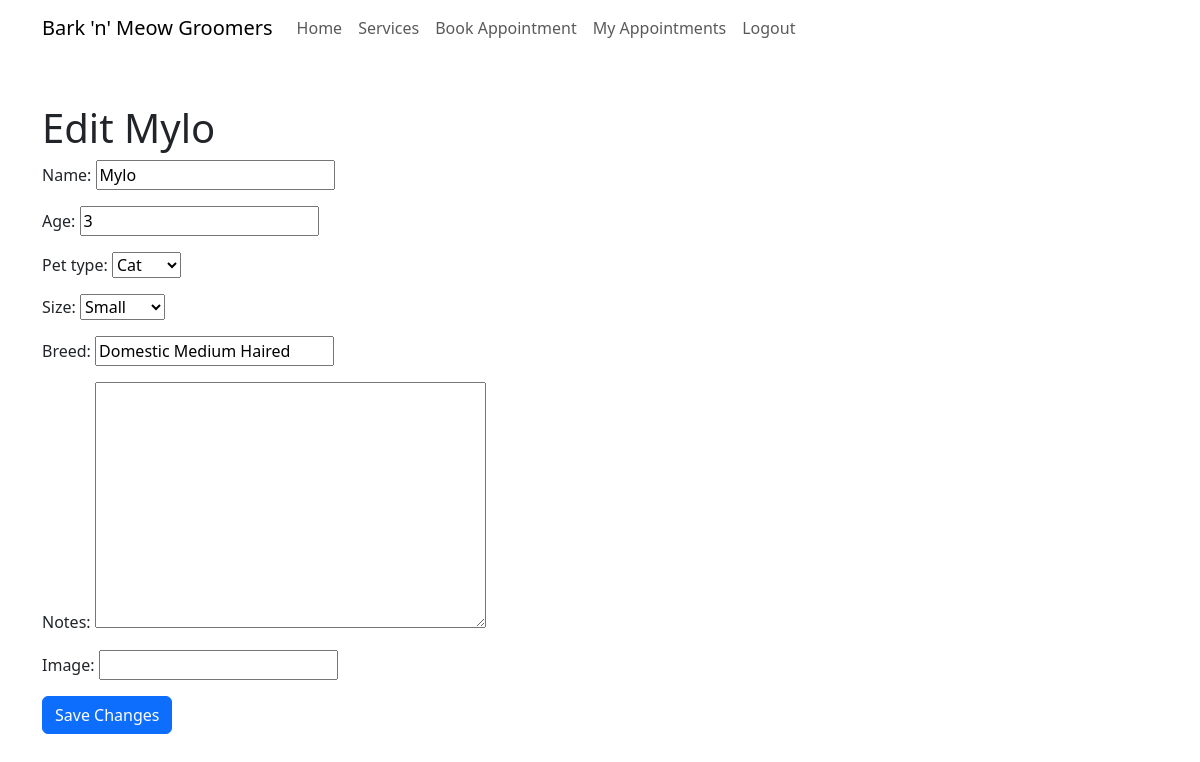
The page /edit-pet/4/ (signed in) on the database its author committed.
### bookings/models.py (models this page shows, shortened)
class Pet(models.Model):
    PET_TYPES = [
        ('Dog', 'Dog'),
        ('Cat', 'Cat'),
    ]
    PET_SIZES = [
        ('Small', 'Small'),
        ('Medium', 'Medium'),
        ('Large', 'Large'),
    ]
    owner = models.ForeignKey(User, on_delete=models.CASCADE)
    name = models.CharField(max_length=100)
    pet_type = models.CharField(max_length=10, choices=PET_TYPES)
    breed = models.CharField(max_length=100, blank=True)
    age = models.PositiveIntegerField()
    size = models.CharField(max_length=10, choices=PET_SIZES)
    notes = models.TextField(blank=True)
    image = CloudinaryField('image', blank=True, null=True)

### bookings/views.py (the view)
# urls.py: path('edit-pet/<int:pet_id>/', views.edit_pet, name='edit_pet'),
@login_required
def edit_pet(request, pet_id):
    pet = get_object_or_404(Pet, id=pet_id, owner=request.user)
    if request.method == "POST":
        form = PetForm(request.POST, request.FILES, instance=pet)
        if form.is_valid():
            form.save()
            messages.success(request, "Pet details updated successfully!")
            return redirect("my_pets")
    else:
        form = PetForm(instance=pet)
    return render(request, "edit_pet.html", {"form": form, "pet": pet})

### bookings/forms.py
class PetForm(forms.ModelForm):
    class Meta:
        model = Pet
        fields = [
            'name',
            'age',
            'pet_type',
            'size',
            'breed',
            'notes',
            'image',
        ]

### templates/edit_pet.html (shortened to what this page needs)
{% extends "base.html" %}
{% block content %}
<div class="container mt-5">
    <h1>Edit {{ pet.name }}</h1>
    <form method="POST" enctype="multipart/form-data">
        {{ form.as_p }}
        <button type="submit" class="btn btn-primary">
            Save Changes
        </button>
    </form>
</div>
{% endblock %}

### rows shown on the page
Pet: name "Mylo", age "3", pet_type "Cat", size "Small", breed "Domestic Medium Haired"
